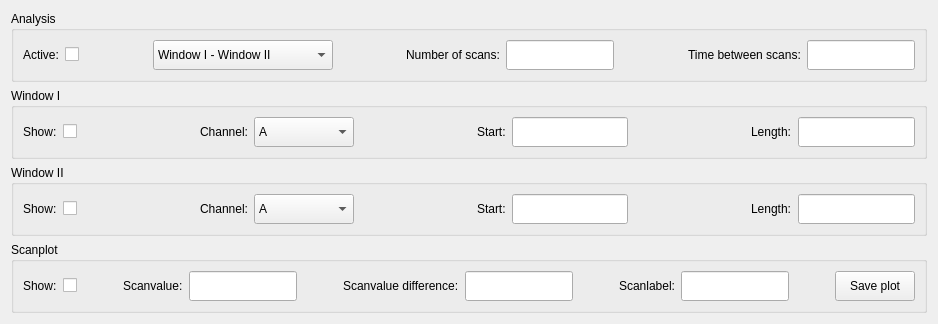
          <widget class="QWidget" name="Analyse">
           <attribute name="title">
            <string>Analyse</string>
           </attribute>
           <layout class="QVBoxLayout" name="verticalLayout_2">
            <item>
             <widget class="QGroupBox" name="Analysis">
              <property name="sizePolicy">
               <sizepolicy hsizetype="Minimum" vsizetype="Preferred">
                <horstretch>0</horstretch>
                <verstretch>0</verstretch>
               </sizepolicy>
              </property>
              <property name="title">
               <string>Analysis</string>
              </property>
              <layout class="QGridLayout" name="gridLayout_18">
               <item row="1" column="8">
                <spacer name="horizontalSpacer_32">
                 <property name="orientation">
                  <enum>Qt::Horizontal</enum>
                 </property>
                 <property name="sizeHint" stdset="0">
                  <size>
                   <width>40</width>
                   <height>20</height>
                  </size>
                 </property>
                </spacer>
               </item>
               <item row="1" column="6">
                <widget class="QLabel" name="NumberOfScansL">
                 <property name="text">
                  <string>Number of scans:</string>
                 </property>
                </widget>
               </item>
               <item row="1" column="3">
                <spacer name="horizontalSpacer_41">
                 <property name="orientation">
                  <enum>Qt::Horizontal</enum>
                 </property>
                 <property name="sizeHint" stdset="0">
                  <size>
                   <width>40</width>
                   <height>20</height>
                  </size>
                 </property>
                </spacer>
               </item>
               <item row="1" column="1">
                <widget class="QCheckBox" name="AnalysisActive">
                 <property name="text">
                  <string/>
                 </property>
                </widget>
               </item>
               <item row="1" column="4">
                <widget class="QComboBox" name="AnalysisCalculate">
                 <property name="minimumSize">
                  <size>
                   <width>180</width>
                   <height>0</height>
                  </size>
                 </property>
                 <property name="maximumSize">
                  <size>
                   <width>180</width>
                   <height>30</height>
                  </size>
                 </property>
                 <item>
                  <property name="text">
                   <string>Window I - Window II</string>
                  </property>
                 </item>
                 <item>
                  <property name="text">
                   <string>Window II - Window I</string>
                  </property>
                 </item>
                </widget>
               </item>
               <item row="1" column="5">
                <spacer name="horizontalSpacer_40">
                 <property name="orientation">
                  <enum>Qt::Horizontal</enum>
                 </property>
                 <property name="sizeHint" stdset="0">
                  <size>
                   <width>40</width>
                   <height>20</height>
                  </size>
                 </property>
                </spacer>
               </item>
               <item row="1" column="0">
                <widget class="QLabel" name="ActivePL">
                 <property name="text">
                  <string>Active:</string>
                 </property>
                </widget>
               </item>
               <item row="1" column="7">
                <widget class="QLineEdit" name="NumberOfScans">
                 <property name="minimumSize">
                  <size>
                   <width>0</width>
                   <height>30</height>
                  </size>
                 </property>
                 <property name="maximumSize">
                  <size>
                   <width>16777215</width>
                   <height>30</height>
                  </size>
                 </property>
                 <property name="text">
                  <string/>
                 </property>
                </widget>
               </item>
               <item row="1" column="9">
                <widget class="QLabel" name="ScanPauseL">
                 <property name="text">
                  <string>Time between scans:</string>
                 </property>
                </widget>
               </item>
               <item row="1" column="10">
                <widget class="QLineEdit" name="ScanPause">
                 <property name="maximumSize">
                  <size>
                   <width>16777215</width>
                   <height>30</height>
                  </size>
                 </property>
                 <property name="text">
                  <string/>
                 </property>
                </widget>
               </item>
              </layout>
             </widget>
            </item>
            <item>
             <widget class="QGroupBox" name="WindowI">
              <property name="sizePolicy">
               <sizepolicy hsizetype="Minimum" vsizetype="Preferred">
                <horstretch>0</horstretch>
                <verstretch>0</verstretch>
               </sizepolicy>
              </property>
              <property name="title">
               <string>Window I</string>
              </property>
              <layout class="QGridLayout" name="gridLayout_16">
               <item row="1" column="2">
                <spacer name="horizontalSpacer_35">
                 <property name="orientation">
                  <enum>Qt::Horizontal</enum>
                 </property>
                 <property name="sizeHint" stdset="0">
                  <size>
                   <width>40</width>
                   <height>20</height>
                  </size>
                 </property>
                </spacer>
               </item>
               <item row="1" column="10">
                <widget class="QLabel" name="LengthWL">
                 <property name="text">
                  <string>Length:</string>
                 </property>
                </widget>
               </item>
               <item row="1" column="9">
                <spacer name="horizontalSpacer_33">
                 <property name="orientation">
                  <enum>Qt::Horizontal</enum>
                 </property>
                 <property name="sizeHint" stdset="0">
                  <size>
                   <width>40</width>
                   <height>20</height>
                  </size>
                 </property>
                </spacer>
               </item>
               <item row="1" column="4">
                <widget class="QComboBox" name="ChannelWI">
                 <property name="minimumSize">
                  <size>
                   <width>100</width>
                   <height>30</height>
                  </size>
                 </property>
                 <property name="maximumSize">
                  <size>
                   <width>100</width>
                   <height>30</height>
                  </size>
                 </property>
                 <item>
                  <property name="text">
                   <string>A</string>
                  </property>
                 </item>
                 <item>
                  <property name="text">
                   <string>B</string>
                  </property>
                 </item>
                 <item>
                  <property name="text">
                   <string>C</string>
                  </property>
                 </item>
                 <item>
                  <property name="text">
                   <string>D</string>
                  </property>
                 </item>
                </widget>
               </item>
               <item row="1" column="5">
                <spacer name="horizontalSpacer_6">
                 <property name="orientation">
                  <enum>Qt::Horizontal</enum>
                 </property>
                 <property name="sizeHint" stdset="0">
                  <size>
                   <width>40</width>
                   <height>20</height>
                  </size>
                 </property>
                </spacer>
               </item>
               <item row="1" column="7">
                <widget class="QLabel" name="StartWL">
                 <property name="text">
                  <string>Start:</string>
                 </property>
                </widget>
               </item>
               <item row="1" column="8">
                <widget class="QLineEdit" name="StartWI">
                 <property name="maximumSize">
                  <size>
                   <width>16777215</width>
                   <height>30</height>
                  </size>
                 </property>
                 <property name="text">
                  <string/>
                 </property>
                </widget>
               </item>
               <item row="1" column="1">
                <widget class="QCheckBox" name="ActiveWI">
                 <property name="text">
                  <string/>
                 </property>
                </widget>
               </item>
               <item row="1" column="0">
                <widget class="QLabel" name="ActiveL">
                 <property name="text">
                  <string>Show:</string>
                 </property>
                </widget>
               </item>
               <item row="1" column="11">
                <widget class="QLineEdit" name="LengthWI">
                 <property name="maximumSize">
                  <size>
                   <width>16777215</width>
                   <height>30</height>
                  </size>
                 </property>
                 <property name="text">
                  <string/>
                 </property>
                </widget>
               </item>
               <item row="1" column="3">
                <widget class="QLabel" name="ChannelWL">
                 <property name="text">
                  <string>Channel:</string>
                 </property>
                </widget>
               </item>
              </layout>
             </widget>
            </item>
            <item>
             <widget class="QGroupBox" name="WindowI_2">
              <property name="sizePolicy">
               <sizepolicy hsizetype="Minimum" vsizetype="Preferred">
                <horstretch>0</horstretch>
                <verstretch>0</verstretch>
               </sizepolicy>
              </property>
              <property name="title">
               <string>Window II</string>
              </property>
              <layout class="QGridLayout" name="gridLayout_17">
               <item row="1" column="11">
                <widget class="QLineEdit" name="LengthWII">
                 <property name="maximumSize">
                  <size>
                   <width>16777215</width>
                   <height>30</height>
                  </size>
                 </property>
                 <property name="text">
                  <string/>
                 </property>
                </widget>
               </item>
               <item row="1" column="7">
                <widget class="QLabel" name="StartWL_2">
                 <property name="text">
                  <string>Start:</string>
                 </property>
                </widget>
               </item>
               <item row="1" column="0">
                <widget class="QLabel" name="ActiveL_2">
                 <property name="text">
                  <string>Show:</string>
                 </property>
                </widget>
               </item>
               <item row="1" column="4">
                <widget class="QComboBox" name="ChannelWII">
                 <property name="minimumSize">
                  <size>
                   <width>100</width>
                   <height>30</height>
                  </size>
                 </property>
                 <property name="maximumSize">
                  <size>
                   <width>100</width>
                   <height>30</height>
                  </size>
                 </property>
                 <item>
                  <property name="text">
                   <string>A</string>
                  </property>
                 </item>
                 <item>
                  <property name="text">
                   <string>B</string>
                  </property>
                 </item>
                 <item>
                  <property name="text">
                   <string>C</string>
                  </property>
                 </item>
                 <item>
                  <property name="text">
                   <string>D</string>
                  </property>
                 </item>
                </widget>
               </item>
               <item row="1" column="2">
                <spacer name="horizontalSpacer_38">
                 <property name="orientation">
                  <enum>Qt::Horizontal</enum>
                 </property>
                 <property name="sizeHint" stdset="0">
                  <size>
                   <width>40</width>
                   <height>20</height>
                  </size>
                 </property>
                </spacer>
               </item>
               <item row="1" column="8">
                <widget class="QLineEdit" name="StartWII">
                 <property name="maximumSize">
                  <size>
                   <width>16777215</width>
                   <height>30</height>
                  </size>
                 </property>
                 <property name="text">
                  <string/>
                 </property>
                </widget>
               </item>
               <item row="1" column="5">
                <spacer name="horizontalSpacer_30">
                 <property name="orientation">
                  <enum>Qt::Horizontal</enum>
                 </property>
                 <property name="sizeHint" stdset="0">
                  <size>
                   <width>40</width>
                   <height>20</height>
                  </size>
                 </property>
                </spacer>
               </item>
               <item row="1" column="3">
                <widget class="QLabel" name="ChannelWL_2">
                 <property name="text">
                  <string>Channel:</string>
                 </property>
                </widget>
               </item>
               <item row="1" column="1">
                <widget class="QCheckBox" name="ActiveWII">
                 <property name="text">
                  <string/>
                 </property>
                </widget>
               </item>
               <item row="1" column="10">
                <widget class="QLabel" name="LengthWL_2">
                 <property name="text">
                  <string>Length:</string>
                 </property>
                </widget>
               </item>
               <item row="1" column="9">
                <spacer name="horizontalSpacer_39">
                 <property name="orientation">
                  <enum>Qt::Horizontal</enum>
                 </property>
                 <property name="sizeHint" stdset="0">
                  <size>
                   <width>40</width>
                   <height>20</height>
                  </size>
                 </property>
                </spacer>
               </item>
              </layout>
             </widget>
            </item>
            <item>
             <widget class="QGroupBox" name="Scans">
              <property name="sizePolicy">
               <sizepolicy hsizetype="Minimum" vsizetype="Preferred">
                <horstretch>0</horstretch>
                <verstretch>0</verstretch>
               </sizepolicy>
              </property>
              <property name="title">
               <string>Scanplot</string>
              </property>
              <layout class="QGridLayout" name="gridLayout_15">
               <item row="1" column="9">
                <widget class="QLabel" name="ScnalLabelL">
                 <property name="text">
                  <string>Scanlabel:</string>
                 </property>
                </widget>
               </item>
               <item row="1" column="10">
                <widget class="QLineEdit" name="ScanLabel">
                 <property name="minimumSize">
                  <size>
                   <width>0</width>
                   <height>30</height>
                  </size>
                 </property>
                 <property name="maximumSize">
                  <size>
                   <width>16777215</width>
                   <height>30</height>
                  </size>
                 </property>
                 <property name="text">
                  <string/>
                 </property>
                </widget>
               </item>
               <item row="1" column="6">
                <widget class="QLabel" name="ScanVauleDifferenceL">
                 <property name="text">
                  <string>Scanvalue difference:</string>
                 </property>
                </widget>
               </item>
               <item row="1" column="7">
                <widget class="QLineEdit" name="ScanValueDifference">
                 <property name="maximumSize">
                  <size>
                   <width>16777215</width>
                   <height>30</height>
                  </size>
                 </property>
                 <property name="text">
                  <string/>
                 </property>
                </widget>
               </item>
               <item row="1" column="1">
                <widget class="QCheckBox" name="ShowScanPlot">
                 <property name="text">
                  <string/>
                 </property>
                </widget>
               </item>
               <item row="1" column="0">
                <widget class="QLabel" name="ShowScanPlotL">
                 <property name="text">
                  <string>Show:</string>
                 </property>
                </widget>
               </item>
               <item row="1" column="4">
                <widget class="QLineEdit" name="ScanValue">
                 <property name="maximumSize">
                  <size>
                   <width>16777215</width>
                   <height>30</height>
                  </size>
                 </property>
                 <property name="text">
                  <string/>
                 </property>
                </widget>
               </item>
               <item row="1" column="3">
                <widget class="QLabel" name="ScanValueL">
                 <property name="text">
                  <string>Scanvalue:</string>
                 </property>
                </widget>
               </item>
               <item row="1" column="5">
                <spacer name="horizontalSpacer_42">
                 <property name="orientation">
                  <enum>Qt::Horizontal</enum>
                 </property>
                 <property name="sizeHint" stdset="0">
                  <size>
                   <width>40</width>
                   <height>20</height>
                  </size>
                 </property>
                </spacer>
               </item>
               <item row="1" column="2">
                <spacer name="horizontalSpacer_46">
                 <property name="orientation">
                  <enum>Qt::Horizontal</enum>
                 </property>
                 <property name="sizeHint" stdset="0">
                  <size>
                   <width>40</width>
                   <height>20</height>
                  </size>
                 </property>
                </spacer>
               </item>
               <item row="1" column="8">
                <spacer name="horizontalSpacer_44">
                 <property name="orientation">
                  <enum>Qt::Horizontal</enum>
                 </property>
                 <property name="sizeHint" stdset="0">
                  <size>
                   <width>40</width>
                   <height>20</height>
                  </size>
                 </property>
                </spacer>
               </item>
               <item row="1" column="11">
                <spacer name="horizontalSpacer_10">
                 <property name="orientation">
                  <enum>Qt::Horizontal</enum>
                 </property>
                 <property name="sizeHint" stdset="0">
                  <size>
                   <width>40</width>
                   <height>20</height>
                  </size>
                 </property>
                </spacer>
               </item>
               <item row="1" column="12">
                <widget class="QPushButton" name="Save_scan_plot_button">
                 <property name="minimumSize">
                  <size>
                   <width>0</width>
                   <height>30</height>
                  </size>
                 </property>
                 <property name="maximumSize">
                  <size>
                   <width>16777215</width>
                   <height>30</height>
                  </size>
                 </property>
                 <property name="text">
                  <string>Save plot</string>
                 </property>
                </widget>
               </item>
              </layout>
             </widget>
            </item>
           </layout>
          </widget>
